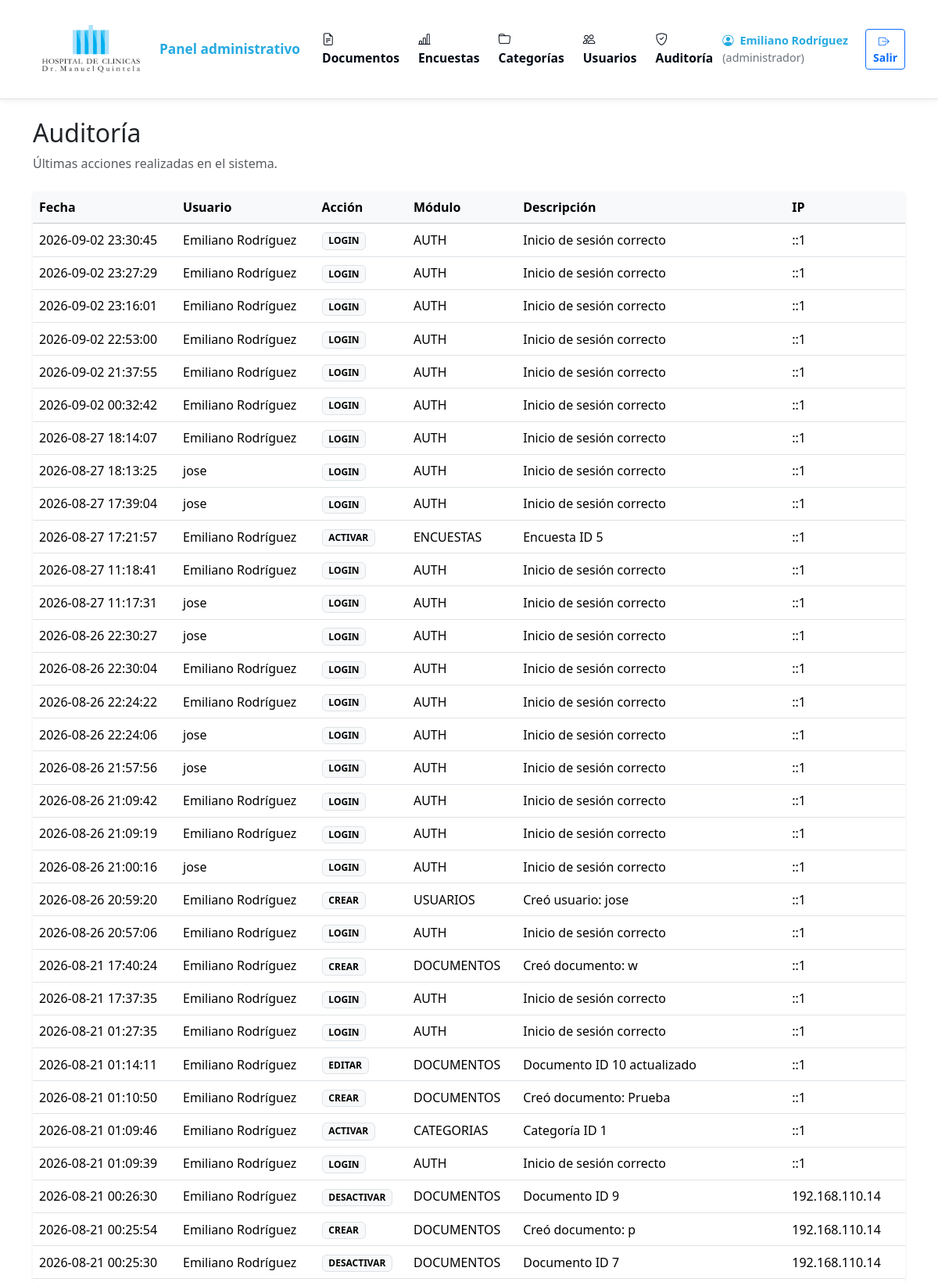
Page /sigsm-modulo1/admin/auditoria.php (signed in, upper part) on the committed database.
### tables this page shows
CREATE TABLE `auditoria` (
  `id` bigint(20) NOT NULL,
  `usuario_id` int(11) DEFAULT NULL,
  `accion` varchar(50) NOT NULL,
  `modulo` varchar(50) NOT NULL,
  `descripcion` varchar(255) DEFAULT NULL,
  `ip` varchar(45) DEFAULT NULL,
  `fecha` timestamp NOT NULL DEFAULT current_timestamp()
);

CREATE TABLE `usuarios` (
  `id` int(11) NOT NULL,
  `nombre` varchar(100) NOT NULL,
  `usuario` varchar(50) NOT NULL,
  `password` varchar(255) NOT NULL,
  `rol` enum('administrador','funcionario') NOT NULL DEFAULT 'funcionario',
  `activo` tinyint(1) NOT NULL DEFAULT 1,
  `fecha_creacion` timestamp NOT NULL DEFAULT current_timestamp()
);

### sigsm-modulo1/config/functions.php (called while the page is built, shortened)
<?php
function e($valor)
{
    return htmlspecialchars((string)$valor, ENT_QUOTES, 'UTF-8');
}

### sigsm-modulo1/admin/auditoria.php (the view, shortened to what this page needs)
<?php
require_once __DIR__ . '/_header.php';
$logs = $pdo->query('SELECT a.*,u.nombre usuario FROM auditoria a LEFT JOIN usuarios u ON u.id=a.usuario_id ORDER BY a.fecha DESC LIMIT 200')->fetchAll();
?>
<div class="mb-4">
    <h1 class="h2">Auditoría</h1>
    <p class="text-muted">Últimas acciones realizadas en el sistema.</p>
</div>
<div class="card border-0 shadow-sm">
    <div class="table-responsive">
        <table class="table table-hover align-middle mb-0">
            <thead class="table-light">
                <tr>
                    <th>Fecha</th>
                    <th>Usuario</th>
                    <th>Acción</th>
                    <th>Módulo</th>
                    <th>Descripción</th>
                    <th>IP</th>
                </tr>
            </thead>
            <tbody><?php foreach ($logs as $l): ?><tr>
                        <td><?= e($l['fecha']) ?></td>
                        <td><?= e($l['usuario'] ?? 'Sistema') ?></td>
                        <td><span class="badge text-bg-light border"><?= e($l['accion']) ?></span></td>
                        <td><?= e($l['modulo']) ?></td>
                        <td><?= e($l['descripcion']) ?></td>
                        <td><?= e($l['ip']) ?></td>
                    </tr><?php endforeach; ?></tbody>
        </table>
    </div>
</div>
<?php require_once __DIR__ . '/_footer.php'; ?>

### rows in the picture
auditoria: fecha "2026-09-02 23:30:45", usuario.nombre "Emiliano Rodríguez", accion "LOGIN", modulo "AUTH", descripcion "Inicio de sesión correcto", ip "::1"
auditoria: fecha "2026-09-02 23:27:29", usuario.nombre "Emiliano Rodríguez", accion "LOGIN", modulo "AUTH", descripcion "Inicio de sesión correcto", ip "::1"
auditoria: fecha "2026-09-02 23:16:01", usuario.nombre "Emiliano Rodríguez", accion "LOGIN", modulo "AUTH", descripcion "Inicio de sesión correcto", ip "::1"
auditoria: fecha "2026-09-02 22:53:00", usuario.nombre "Emiliano Rodríguez", accion "LOGIN", modulo "AUTH", descripcion "Inicio de sesión correcto", ip "::1"
auditoria: fecha "2026-09-02 21:37:55", usuario.nombre "Emiliano Rodríguez", accion "LOGIN", modulo "AUTH", descripcion "Inicio de sesión correcto", ip "::1"
auditoria: fecha "2026-09-02 00:32:42", usuario.nombre "Emiliano Rodríguez", accion "LOGIN", modulo "AUTH", descripcion "Inicio de sesión correcto", ip "::1"
auditoria: fecha "2026-08-27 18:14:07", usuario.nombre "Emiliano Rodríguez", accion "LOGIN", modulo "AUTH", descripcion "Inicio de sesión correcto", ip "::1"
auditoria: fecha "2026-08-27 18:13:25", usuario.nombre "jose", accion "LOGIN", modulo "AUTH", descripcion "Inicio de sesión correcto", ip "::1"
auditoria: fecha "2026-08-27 17:39:04", usuario.nombre "jose", accion "LOGIN", modulo "AUTH", descripcion "Inicio de sesión correcto", ip "::1"
auditoria: fecha "2026-08-27 17:21:57", usuario.nombre "Emiliano Rodríguez", accion "ACTIVAR", modulo "ENCUESTAS", descripcion "Encuesta ID 5", ip "::1"
auditoria: fecha "2026-08-27 11:18:41", usuario.nombre "Emiliano Rodríguez", accion "LOGIN", modulo "AUTH", descripcion "Inicio de sesión correcto", ip "::1"
auditoria: fecha "2026-08-27 11:17:31", usuario.nombre "jose", accion "LOGIN", modulo "AUTH", descripcion "Inicio de sesión correcto", ip "::1"
auditoria: fecha "2026-08-26 22:30:27", usuario.nombre "jose", accion "LOGIN", modulo "AUTH", descripcion "Inicio de sesión correcto", ip "::1"
auditoria: fecha "2026-08-26 22:30:04", usuario.nombre "Emiliano Rodríguez", accion "LOGIN", modulo "AUTH", descripcion "Inicio de sesión correcto", ip "::1"
auditoria: fecha "2026-08-26 22:24:22", usuario.nombre "Emiliano Rodríguez", accion "LOGIN", modulo "AUTH", descripcion "Inicio de sesión correcto", ip "::1"
auditoria: fecha "2026-08-26 22:24:06", usuario.nombre "jose", accion "LOGIN", modulo "AUTH", descripcion "Inicio de sesión correcto", ip "::1"
auditoria: fecha "2026-08-26 21:57:56", usuario.nombre "jose", accion "LOGIN", modulo "AUTH", descripcion "Inicio de sesión correcto", ip "::1"
auditoria: fecha "2026-08-26 21:09:42", usuario.nombre "Emiliano Rodríguez", accion "LOGIN", modulo "AUTH", descripcion "Inicio de sesión correcto", ip "::1"
auditoria: fecha "2026-08-26 21:09:19", usuario.nombre "Emiliano Rodríguez", accion "LOGIN", modulo "AUTH", descripcion "Inicio de sesión correcto", ip "::1"
auditoria: fecha "2026-08-26 21:00:16", usuario.nombre "jose", accion "LOGIN", modulo "AUTH", descripcion "Inicio de sesión correcto", ip "::1"
auditoria: fecha "2026-08-26 20:59:20", usuario.nombre "Emiliano Rodríguez", accion "CREAR", modulo "USUARIOS", descripcion "Creó usuario: jose", ip "::1"
auditoria: fecha "2026-08-26 20:57:06", usuario.nombre "Emiliano Rodríguez", accion "LOGIN", modulo "AUTH", descripcion "Inicio de sesión correcto", ip "::1"
auditoria: fecha "2026-08-21 17:40:24", usuario.nombre "Emiliano Rodríguez", accion "CREAR", modulo "DOCUMENTOS", descripcion "Creó documento: w", ip "::1"
auditoria: fecha "2026-08-21 17:37:35", usuario.nombre "Emiliano Rodríguez", accion "LOGIN", modulo "AUTH", descripcion "Inicio de sesión correcto", ip "::1"
auditoria: fecha "2026-08-21 01:27:35", usuario.nombre "Emiliano Rodríguez", accion "LOGIN", modulo "AUTH", descripcion "Inicio de sesión correcto", ip "::1"
auditoria: fecha "2026-08-21 01:14:11", usuario.nombre "Emiliano Rodríguez", accion "EDITAR", modulo "DOCUMENTOS", descripcion "Documento ID 10 actualizado", ip "::1"
auditoria: fecha "2026-08-21 01:10:50", usuario.nombre "Emiliano Rodríguez", accion "CREAR", modulo "DOCUMENTOS", descripcion "Creó documento: Prueba", ip "::1"
auditoria: fecha "2026-08-21 01:09:46", usuario.nombre "Emiliano Rodríguez", accion "ACTIVAR", modulo "CATEGORIAS", descripcion "Categoría ID 1", ip "::1"
auditoria: fecha "2026-08-21 01:09:39", usuario.nombre "Emiliano Rodríguez", accion "LOGIN", modulo "AUTH", descripcion "Inicio de sesión correcto", ip "::1"
auditoria: fecha "2026-08-21 00:26:30", usuario.nombre "Emiliano Rodríguez", accion "DESACTIVAR", modulo "DOCUMENTOS", descripcion "Documento ID 9", ip "192.168.110.14"
auditoria: fecha "2026-08-21 00:25:54", usuario.nombre "Emiliano Rodríguez", accion "CREAR", modulo "DOCUMENTOS", descripcion "Creó documento: p", ip "192.168.110.14"
auditoria: fecha "2026-08-21 00:25:30", usuario.nombre "Emiliano Rodríguez", accion "DESACTIVAR", modulo "DOCUMENTOS", descripcion "Documento ID 7", ip "192.168.110.14"

### other values in the picture
$_SESSION['nombre'] "Emiliano Rodríguez"
$_SESSION['rol'] "administrador"
